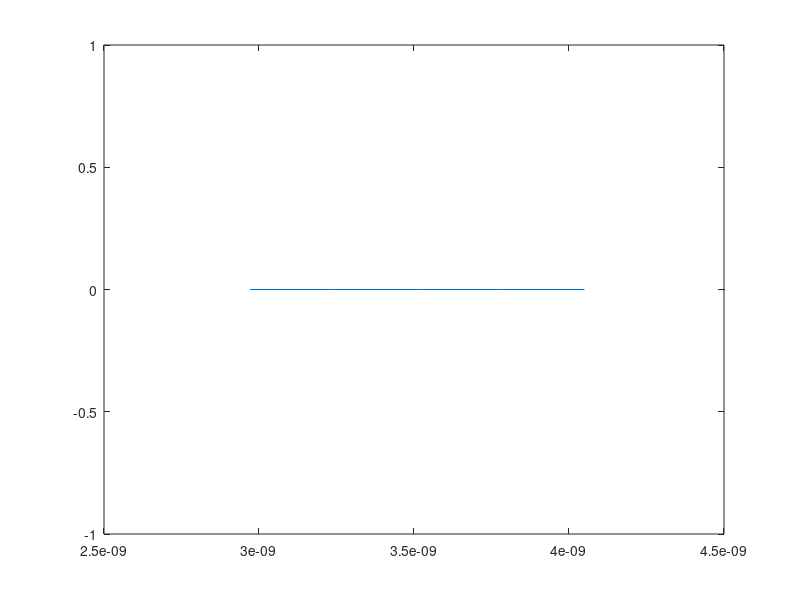

This figure's MATLAB source:
%Code for Problem 1 part B in Assignment of EE 746 
E_L=-70e-3;
V_to=20e-3;
Prompt='Number of Neurons to ba analysed simeltanously,N = ';
N=input(Prompt);
V_t=E_L*ones(N,1);
V_O=E_L*ones(N,1);
Prompt='Time when this needs to be analysed,t =  ';
t=input(Prompt);
Prompt='Number of Time Steps required ,M = ';
M=input(Prompt);
%Prompt='Input Data for the currents ';
%V_data=input(Prompt);
Output=zeros(N,M);
del_t=t/M;
C=300e-12;
g_L=30e-9;
I_c=-g_L*E_L+g_L*V_to;
Input=zeros(N,M);
difference=zeros(N,1);

for j=1:N
Input(j,:)=I_c*(1+j*0.1)*ones(1,M);
end
for i=1:M-1
V_tPrevious=V_t;
D_EPrevious=(1/C)*(-g_L*(V_t-V_O)+Input(:,i));
V_t=V_t+(1/C)*(-g_L*(V_t-V_O)+Input(:,i))*del_t;
D_ENew=(1/C)*((-g_L)*(V_t-V_O)+Input(:,i+1));
V_t=V_tPrevious+((D_EPrevious+D_ENew)*del_t/2);
Output(:,i)=V_t;
for k=1:N
if Output(k,i)>=V_to
    Output(k,i)=E_L;
    V_t(k)=Output(k,i);
end
end
end
Output(:,M)=V_t+(1/C)*(-g_L*(V_t-V_O)+Input(:,M))*del_t;
V_t=Output(:,M);
for k=1:N
for i=1:M
    i_previous=0;
    spike_counter=0;
    if Output(k,i)==E_L
        spike_counter=spike_counter+1;
    difference(k)=(difference(k)+(i-i_previous))/(spike_counter);
    i_previous=i;
    end
end
end
plot(Input(:,2),difference);
